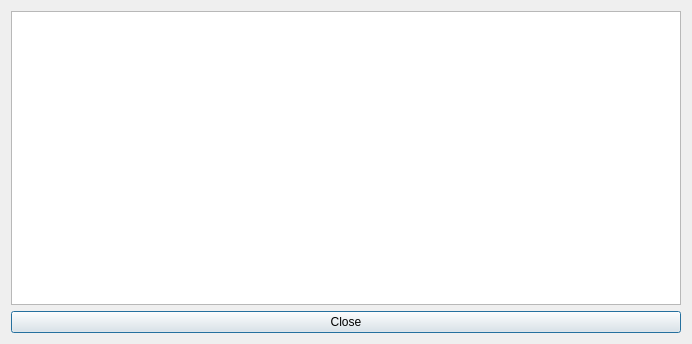
<?xml version="1.0" encoding="UTF-8"?>
<ui version="4.0">
 <class>DebugLogDialog</class>
 <widget class="QDialog" name="DebugLogDialog">
  <property name="geometry">
   <rect>
    <x>0</x>
    <y>0</y>
    <width>692</width>
    <height>344</height>
   </rect>
  </property>
  <property name="windowTitle">
   <string>Dialog</string>
  </property>
  <layout class="QVBoxLayout" name="verticalLayout">
   <item>
    <widget class="QPlainTextEdit" name="plainTextEdit"/>
   </item>
   <item>
    <widget class="QPushButton" name="btn_Close">
     <property name="text">
      <string>Close</string>
     </property>
    </widget>
   </item>
  </layout>
 </widget>
 <resources/>
 <connections/>
</ui>
